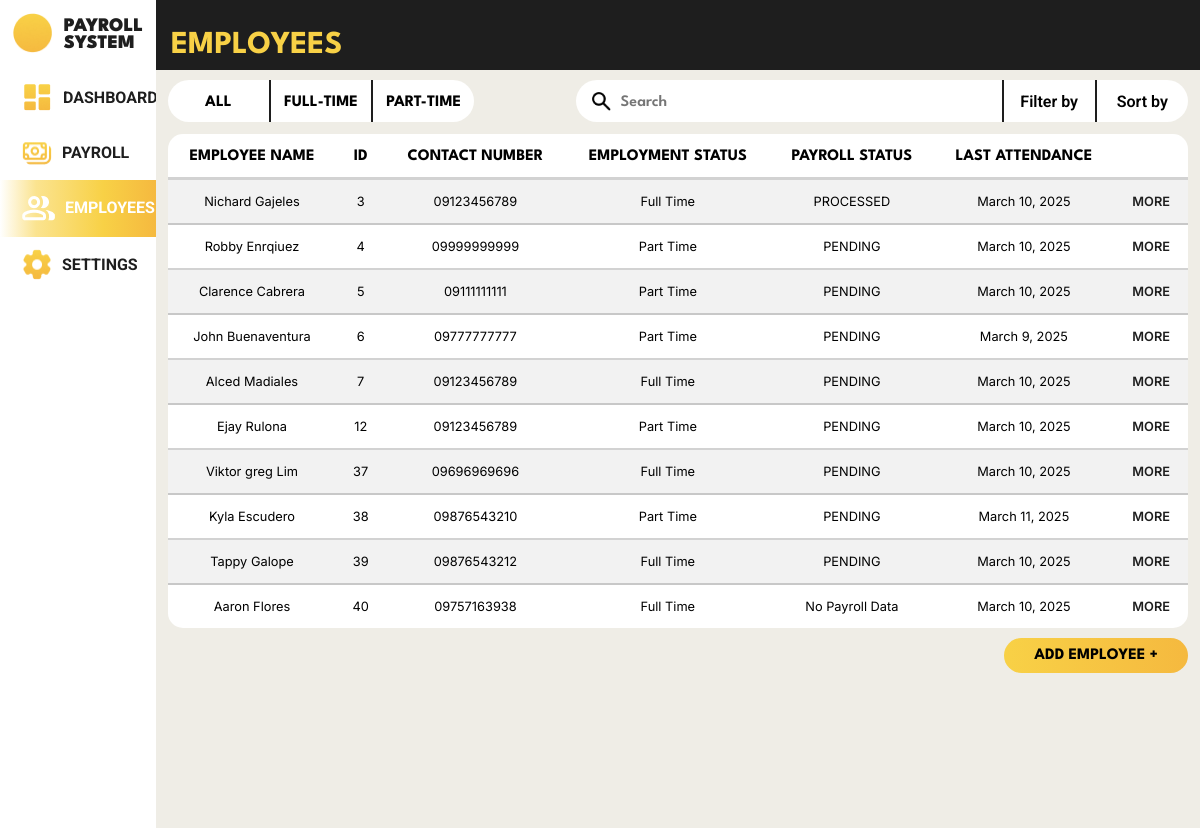
The page /payroll_system/employees/ (signed in) on the database its author committed.
### payroll_system/models.py (models this page shows, shortened)
class Employee(models.Model):
    class Gender(models.TextChoices):
        MALE = 'Male', _('Male')
        FEMALE = 'Female', _('Female')
        OTHERS = 'Others', _('Others')
    class HighestEducation(models.TextChoices):
        GRADESCHOOL = 'Grade School', _('Grade School')
        HIGHSCHOOL = 'High School', _('High School')
        BACHELORS_DEGREE = 'Bachelor\'s Degree', _('Bachelor\'s Degree')
        VOCATIONAL_EDUCATION = 'Vocational Education', _('Vocational Education')
        MASTERS_DEGREE = 'Master\'s Degree', _('Master\'s Degree')
    class EmployeeStatus(models.TextChoices):
        FULLTIME = 'Full Time', _('Full Time')
        PARTTIME = 'Part Time', _('Part Time')
    class ActiveStatus(models.TextChoices):
        ACTIVE = 'Active', _('Active')
        INACTIVE = 'Inactive', _('Inactive')
    employee_id = models.AutoField(primary_key=True)
    first_name = models.CharField(max_length=100, null=False)
    last_name = models.CharField(max_length=100, null=False)
    gender = models.CharField(max_length=6, choices=Gender.choices, null=False)
    date_of_birth = models.DateField(null=True)
    contact_number = models.CharField(max_length=15, null=True)
    emergency_contact = models.CharField(max_length=15, null=True)
    barangay = models.CharField(max_length=100, null=True)
    postal_address = models.IntegerField(null=True)
    highest_education = models.CharField(max_length=20, choices=HighestEducation.choices, null=True)
    work_experience = models.CharField(max_length=2083, null=True)
    date_of_employment = models.DateField(default=timezone.now)
    days_worked = models.IntegerField(default=0, null=False)
    employee_status = models.CharField(max_length=9, choices=EmployeeStatus.choices, null=True)
    active_status = models.CharField(max_length=8, choices=ActiveStatus.choices, default=ActiveStatus.ACTIVE)
    absences = models.IntegerField(default=0, null=False)
    employee_image = models.ImageField(null=True, blank=True, upload_to='images/')

### payroll_system/views.py (the view)
# urls.py: path('employees/', views.employees, name='employees'),
@login_required
def employees(request):
    latest_attendance_subquery = (
        Attendance.objects
        .filter(employee_id_fk=OuterRef('pk'))
        .order_by('-date')
        .values('date')[:1]
    )
    latest_payroll_subquery = (
        Payroll.objects
        .filter(employee_id_fk=OuterRef('pk'))
        .order_by('-payment_date')
        .values('payroll_status')[:1]
    )
    employees = (
        Employee.objects
        .annotate(
            latest_attendance_date=Subquery(latest_attendance_subquery),
            latest_payroll_status=Subquery(latest_payroll_subquery)
        )
        .all()
    )
    context = {
        'employees': employees
    }
    return render(request, 'payroll_system/employees.html', context)

### payroll_system/templates/payroll_system/employees.html (shortened to what this page needs)
{% load static %}
<!DOCTYPE html>
<html lang="en">
<head>
    <link rel="stylesheet" href="{% static 'css/template.css' %}">
    <link rel="stylesheet" href="{% static 'css/employees.css' %}">
</head>
<body>
    <div class="body">
        <nav>
            <div class="logo">
                <div class="logo-group">
                    <div class="logo-picture">
                        <img src="{% static 'images/logo_icon.png' %}" alt="">
                    </div>
                    <div class="logo-name">
                        <p>PAYROLL</p>
                        <p>SYSTEM</p>
                    </div>
                </div>
            </div>
            <div class="menu">
                <ul>
                    <li class="menu-dashboard">
                        <a href="{% url 'payroll_system:dashboard' %}">
                            <img src="{% static 'images/dashboard_icon.png' %}" alt="">
                            <div class="link">DASHBOARD</div>
                        </a>
                    </li>
                    <li class="menu-payroll">
                        <a href="{% url 'payroll_system:payrolls' %}">
                            <img src="{% static 'images/payroll_icon.png' %}" alt="">
                            <div class="link">PAYROLL</div>
                        </a>
                    </li>
                    <li class="menu-employees" id="focused">
                        <a href="{% url 'payroll_system:employees' %}">
                            <img src="{% static 'images/employee_icon_focused.png' %}" alt="">
                            <div class="link">EMPLOYEES</div>
                        </a>
                    </li>
                    <li class="menu-settings">
                        <a href="{% url 'payroll_system:settings' %}">
                            <img src="{% static 'images/settings_icon.png' %}" alt="">
                            <div class="link">SETTINGS</div>
                        </a>
                    </li>
                </ul>
            </div>
        </nav>
        <header>
            <h1>EMPLOYEES</h1>
        </header>
        <div class="system_content">
            <div class="container">
                <div class="top">
                    <div class="container_1">
                        <div class="employee_status">
                            <div class="all">
                                <button>
                                    <p>ALL</p>
                                </button>
                            </div>
                            <div class="full-time">
                                <button>
                                    <p>FULL-TIME</p>
                                </button>
                            </div>
                            <div class="part-time">
                                <button>
                                    <p>PART-TIME</p>
                                </button>
                            </div>
                        </div>
                    </div>
                    <div class="container_2">
                        <div class="search_filter" >
                            <div class="search">
                                <form method="post">
                                    <button type="submit"><img src="{% static 'images/search_icon.png' %}" alt=""></button>
                                    <input type="text" placeholder="Search">
                                </form>
                            </div>
                            <div class="filter">
                                <button>
                                    <p>Filter by</p>
                                </button>
                            </div>
                            <div class="sort">
                                <button>
                                    <p>Sort by</p>
                                </button>
                            </div>
                        </div>
                    </div>
                </div>
                <div class="table">
                    <table>
                        <tr>
                            <th>EMPLOYEE NAME</th>
                            <th>ID</th>
                            <th>CONTACT NUMBER</th>
                            <th>EMPLOYMENT STATUS</th>
                            <th>PAYROLL STATUS</th>
                            <th>LAST ATTENDANCE</th>
                            <th></th>
                        </tr>
                        {% for employee in employees %}
                            <tr class="emp1">
                                <td>{{ employee.first_name }} {{ employee.last_name }}</td>
                                <td>{{ employee.employee_id }}</td>
                                <td>{{ employee.contact_number}}</td>
                                <td>{{ employee.employee_status }}</td>
                                <td>
                                    {% if employee.latest_payroll_status %}
                                        {{ employee.latest_payroll_status }}
                                    {% else %}
                                        No Payroll Data
                                    {% endif %}
                                </td>
                                <td>
                                    {% if employee.latest_attendance_date %}
                                        {{ employee.latest_attendance_date }}
                                    {% else %}
                                        No Attendance Data
                                    {% endif %}
                                </td>
                                <td>
                                    <a href="{% url 'payroll_system:employee_profile' employee.employee_id %}">MORE</a>
                                </td>
                            </tr>
                        {% endfor %}
                    </table>
                    <div class="button">
                        <a href="{% url 'payroll_system:employee_registration' %}"><button class="addemployeebutton">ADD EMPLOYEE +</button></a>
                    </div>
                </div>
            </div>
        </div>
    </div>
</body>
</html>

### static/css/template.css (style rules this page uses)
html, body { margin: 0; height: 100%; width: 100%; background-color: #EFEDE6; }
.body { height: 100%; width: 100%; display: grid; grid-template-areas: 'nav head head' 'nav main main' 'nav main main'; grid-template-columns: 13% auto auto; grid-template-rows: 70px auto auto; background-color: #EFEDE6; }
nav { height: 100%; width: 13%; position: fixed; top: 0; left: 0; grid-area: nav; z-index: 10; background-color: white; }
nav .logo { height: 70px; display: flex; justify-content: center; align-items: center; }
nav .logo .logo-group { display: flex; overflow: hidden; }
nav .logo .logo-group .logo-picture img { height: 40px; width: auto; object-fit: cover; }
nav .logo .logo-group .logo-name { margin: 5px 0 5px 12px; }
nav .logo .logo-group .logo-name p { margin: 0; text-align: left; color: #1e1e1e; font-family: 'League Spartan'; font-size: 120%; font-weight: 900; }
nav .menu { height: fit-content; }
nav .menu ul { list-style-type: none; margin: 0; padding: 0; }
nav .menu ul .menu-dashboard, nav .menu ul .menu-payroll, nav .menu ul .menu-employees, nav .menu ul .menu-settings { margin: 0; padding: 10px 20px; overflow: hidden; }
nav .menu ul .menu-dashboard a, nav .menu ul .menu-payroll a, nav .menu ul .menu-employees a, nav .menu ul .menu-settings a { text-decoration: none; display: flex; }
nav .menu ul .menu-dashboard a .link, nav .menu ul .menu-payroll a .link, nav .menu ul .menu-employees a .link, nav .menu ul .menu-settings a .link { margin: 8px; text-decoration: none; text-align: left; color: #1e1e1e; font-family: 'Roboto'; font-size: 100%; font-weight: 700; }
#focused { background: linear-gradient(89.98deg, rgba(248, 209, 70, 0), rgba(248, 209, 70, 0.6) 23%, #f8d146 66%, #f5b93f); }
#focused .link { color: #fff; }
header { grid-area: head; z-index: 9; background-color: #1e1e1e; color: #f8d146; font-family: 'League Spartan'; display: flex; justify-content: start; align-items: end; }
header h1 { margin: 10px 15px; font-size: 2rem; }
.system_content { grid-area: main; z-index: 8; background: none; }

### rows shown on the page
Employee: first_name "Nichard", last_name "Gajeles", employee_id "3", contact_number "09123456789", employee_status "Full Time", latest_payroll_status "PROCESSED", latest_attendance_date "March 10, 2025"
Employee: first_name "Robby", last_name "Enrqiuez", employee_id "4", contact_number "09999999999", employee_status "Part Time", latest_payroll_status "PENDING", latest_attendance_date "March 10, 2025"
Employee: first_name "Clarence", last_name "Cabrera", employee_id "5", contact_number "09111111111", employee_status "Part Time", latest_payroll_status "PENDING", latest_attendance_date "March 10, 2025"
Employee: first_name "John", last_name "Buenaventura", employee_id "6", contact_number "09777777777", employee_status "Part Time", latest_payroll_status "PENDING", latest_attendance_date "March 9, 2025"
Employee: first_name "Alced", last_name "Madiales", employee_id "7", contact_number "09123456789", employee_status "Full Time", latest_payroll_status "PENDING", latest_attendance_date "March 10, 2025"
Employee: first_name "Ejay", last_name "Rulona", employee_id "12", contact_number "09123456789", employee_status "Part Time", latest_payroll_status "PENDING", latest_attendance_date "March 10, 2025"
Employee: first_name "Viktor greg", last_name "Lim", employee_id "37", contact_number "09696969696", employee_status "Full Time", latest_payroll_status "PENDING", latest_attendance_date "March 10, 2025"
Employee: first_name "Kyla", last_name "Escudero", employee_id "38", contact_number "09876543210", employee_status "Part Time", latest_payroll_status "PENDING", latest_attendance_date "March 11, 2025"
Employee: first_name "Tappy", last_name "Galope", employee_id "39", contact_number "09876543212", employee_status "Full Time", latest_payroll_status "PENDING", latest_attendance_date "March 10, 2025"
Employee: first_name "Aaron", last_name "Flores", employee_id "40", contact_number "09757163938", employee_status "Full Time", shows "No Payroll Data", latest_attendance_date "March 10, 2025"
